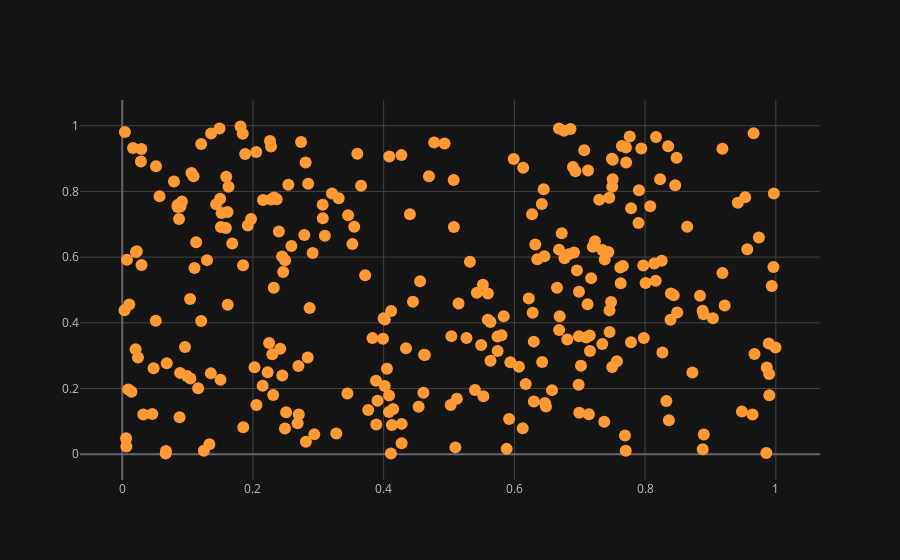

Notebook cell for this chart:
### Code cell
df.iplot(x = 'a' ,y = 'b',mode = 'markers')

### Figure 1 — Plotly figure (JSON) as saved in the notebook; plotly's stock layout.template omitted (floating-point values rounded to 4 significant figures; data arrays with more than 128 entries replaced by an {"elided": "..."} marker saying what was removed)
{"data": [{"line": {"color": "rgba(255, 153, 51, 1.0)", "dash": "solid", "shape": "linear", "width": 1.3}, "marker": {"size": 12, "symbol": "circle"}, "mode": "markers", "name": "b", "text": "", "type": "scatter", "x": {"elided": "300 float values"}, "y": {"elided": "300 float values"}}], "layout": {"legend": {"bgcolor": "#151516", "font": {"color": "#D9D9D9"}}, "paper_bgcolor": "#151516", "plot_bgcolor": "#151516", "title": {"font": {"color": "#D9D9D9"}}, "xaxis": {"gridcolor": "#434343", "showgrid": true, "tickfont": {"color": "#C2C2C2"}, "title": {"font": {"color": "#D9D9D9"}, "text": ""}, "zerolinecolor": "#666570"}, "yaxis": {"gridcolor": "#434343", "showgrid": true, "tickfont": {"color": "#C2C2C2"}, "title": {"font": {"color": "#D9D9D9"}, "text": ""}, "zerolinecolor": "#666570"}}}
